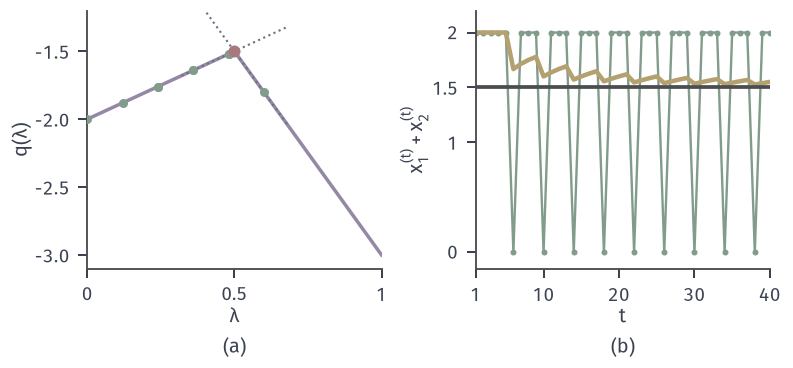

Recreate this plot in Python.
from pathlib import Path
import sys
ROOT = next(p for p in Path(__file__).resolve().parents if (p/'build.sh').is_file() and (p/'tex/book.tex').is_file())
sys.path.insert(0, str(ROOT/'figures/00-shared/mathematical-preliminaries-upper/00-shared/comprehension-figures'))
from support import figure, save, BLUE, GREEN, YELLOW, RED, PURPLE, INK, MUTED, GRID, BLUE_FILL, GREEN_FILL, YELLOW_FILL, RED_FILL, PURPLE_FILL
import numpy as np
HERE = Path(__file__).resolve().parent
STROKE = '#4C4D4F'
def panel(fig, left, right, top, bottom, wspace=.25, hspace=.2):
    fig.set_layout_engine(None)
    fig.subplots_adjust(left=left, right=right, top=top, bottom=bottom, wspace=wspace, hspace=hspace)
def tag(fig, ax, s, y=.03):
    p = ax.get_position(); fig.text((p.x0+p.x1)/2, y, s, ha='center', va='bottom')
def opt(ax, x, y, ms=4.8, z=7): ax.plot([x],[y],'o',ms=ms,color=RED,mew=0,zorder=z)
def it(ax, x, y, ms=4.2, z=6, c=GREEN): ax.plot([x],[y],'o',ms=ms,color=c,mew=0,zorder=z)
def bare(ax): ax.set_aspect('equal'); 
# Running example: f(x)=x1^2/2+3x2^2/2, h(x)=x1+x2-4, x*=(3,1), nu*=-3.
G = np.diag([1.,3.]); A1 = np.ones(2)
def fq(X,Y): return .5*X**2+1.5*Y**2
def line(ax,lo=-2,hi=7):
    t=np.array([lo,hi]); ax.plot(t,4-t,color=STROKE,lw=1.7,solid_capstyle='butt',zorder=3)

fig,(a,b)=figure(width_mm=112,height_mm=52,ncols=2)
panel(fig,.11,.97,.97,.27,wspace=.32)
q=lambda l:np.where(l<=.5,l-2,-3*l)
L=np.linspace(0,1,401)
a.plot(L,q(L),color=PURPLE,lw=1.4)
for l,s,c in ((.5,1,MUTED),(.5,-3,MUTED)):
    t=np.array([.32,.68]);a.plot(t,-1.5+s*(t-.5),color=c,lw=.85,ls=':')
# supergradient ascent, alpha=.12, ties broken not needed
lam=0.;alpha=.12;Lam=[];Sx=[]
for t in range(40):
    x=1. if lam<.5 else 0.
    Lam.append(lam);Sx.append(2*x)
    g=2*x*2-3
    lam=max(0,lam+alpha*g)
Lam=np.array(Lam);Sx=np.array(Sx)
for i in range(9):
    it(a,Lam[i],float(q(Lam[i])),ms=3.6)
opt(a,.5,-1.5)
a.set_xlim(0,1);a.set_ylim(-3.1,-1.2);a.set_xticks([0,.5,1]);a.set_xticklabels(['$0$','$0.5$','$1$']);a.set_yticks([-3,-2.5,-2,-1.5]);a.set_xlabel('$\\lambda$',labelpad=1);a.set_ylabel('$q(\\lambda)$',labelpad=1)
T=np.arange(1,41);avg=np.cumsum(Sx)/T
b.plot(T,Sx,color=GREEN,lw=.95,marker='o',ms=2.4,mew=0)
b.plot(T,avg,color=YELLOW,lw=1.8)
b.axhline(1.5,color=STROKE,lw=1.5)
b.set_xlim(1,40);b.set_ylim(-.15,2.2);b.set_xticks([1,10,20,30,40]);b.set_yticks([0,1,1.5,2]);b.set_yticklabels(['$0$','$1$','$1.5$','$2$']);b.set_xlabel('$t$',labelpad=1);b.set_ylabel('$x_1^{(t)}+x_2^{(t)}$',labelpad=1)
fig.canvas.draw();tag(fig,a,'(a)');tag(fig,b,'(b)')
save(fig,HERE,'figure',{'lambda_seq':Lam[:10].round(4).tolist(),'avg_last':float(avg[-1])})
